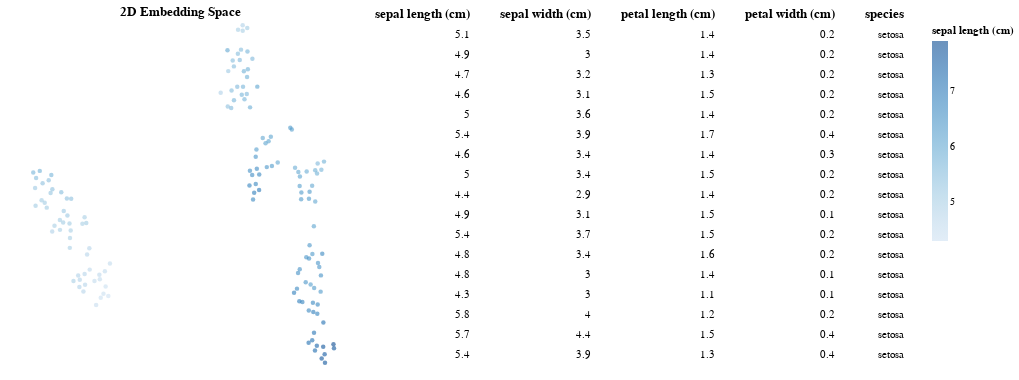

The notebook cell saved with this chart:
### Code cell
huddles.embedding_exploration_plot(embeddings, full_dataset, hue="sepal length (cm)")

### Figure 1 — Vega-Lite specification as saved in the notebook (floating-point values rounded to 4 significant figures; data arrays with more than 128 entries replaced by an {"elided": "..."} marker saying what was removed)
{"config": {"view": {"continuousWidth": 300, "continuousHeight": 300, "strokeWidth": 0}, "axis": {"grid": false}}, "hconcat": [{"mark": {"type": "circle", "opacity": 0.6, "size": 20}, "encoding": {"color": {"field": "sepal length (cm)", "type": "quantitative"}, "tooltip": [{"field": "sepal length (cm)", "type": "quantitative"}, {"field": "sepal width (cm)", "type": "quantitative"}, {"field": "petal length (cm)", "type": "quantitative"}, {"field": "petal width (cm)", "type": "quantitative"}, {"field": "species", "type": "nominal"}], "x": {"axis": null, "field": "x1", "scale": {"zero": false}, "type": "quantitative"}, "y": {"axis": null, "field": "x2", "scale": {"zero": false}, "type": "quantitative"}}, "height": 350, "name": "view_2", "title": "2D Embedding Space", "width": 350}, {"hconcat": [{"mark": {"type": "text", "align": "right"}, "encoding": {"text": {"field": "sepal length (cm)", "type": "quantitative"}, "y": {"axis": null, "field": "row_number", "type": "ordinal"}}, "title": {"text": "sepal length (cm)", "align": "right"}, "transform": [{"filter": {"param": "param_2"}}, {"window": [{"op": "row_number", "field": "", "as": "row_number"}]}, {"window": [{"op": "rank", "field": "row_number", "as": "rank"}]}, {"filter": "(datum.rank < 18)"}]}, {"mark": {"type": "text", "align": "right"}, "encoding": {"text": {"field": "sepal width (cm)", "type": "quantitative"}, "y": {"axis": null, "field": "row_number", "type": "ordinal"}}, "title": {"text": "sepal width (cm)", "align": "right"}, "transform": [{"filter": {"param": "param_2"}}, {"window": [{"op": "row_number", "field": "", "as": "row_number"}]}, {"window": [{"op": "rank", "field": "row_number", "as": "rank"}]}, {"filter": "(datum.rank < 18)"}]}, {"mark": {"type": "text", "align": "right"}, "encoding": {"text": {"field": "petal length (cm)", "type": "quantitative"}, "y": {"axis": null, "field": "row_number", "type": "ordinal"}}, "title": {"text": "petal length (cm)", "align": "right"}, "transform": [{"filter": {"param": "param_2"}}, {"window": [{"op": "row_number", "field": "", "as": "row_number"}]}, {"window": [{"op": "rank", "field": "row_number", "as": "rank"}]}, {"filter": "(datum.rank < 18)"}]}, {"mark": {"type": "text", "align": "right"}, "encoding": {"text": {"field": "petal width (cm)", "type": "quantitative"}, "y": {"axis": null, "field": "row_number", "type": "ordinal"}}, "title": {"text": "petal width (cm)", "align": "right"}, "transform": [{"filter": {"param": "param_2"}}, {"window": [{"op": "row_number", "field": "", "as": "row_number"}]}, {"window": [{"op": "rank", "field": "row_number", "as": "rank"}]}, {"filter": "(datum.rank < 18)"}]}, {"mark": {"type": "text", "align": "right"}, "encoding": {"text": {"field": "species", "type": "nominal"}, "y": {"axis": null, "field": "row_number", "type": "ordinal"}}, "title": {"text": "species", "align": "right"}, "transform": [{"filter": {"param": "param_2"}}, {"window": [{"op": "row_number", "field": "", "as": "row_number"}]}, {"window": [{"op": "rank", "field": "row_number", "as": "rank"}]}, {"filter": "(datum.rank < 18)"}]}]}], "data": {"name": "data-06c0b45633696afe84f3cf3cdeae403a"}, "params": [{"name": "param_2", "select": {"type": "interval"}, "views": ["view_2"]}], "$schema": "https://vega.github.io/schema/vega-lite/v5.16.3.json", "datasets": {"data-06c0b45633696afe84f3cf3cdeae403a": {"elided": "150 records"}}}
